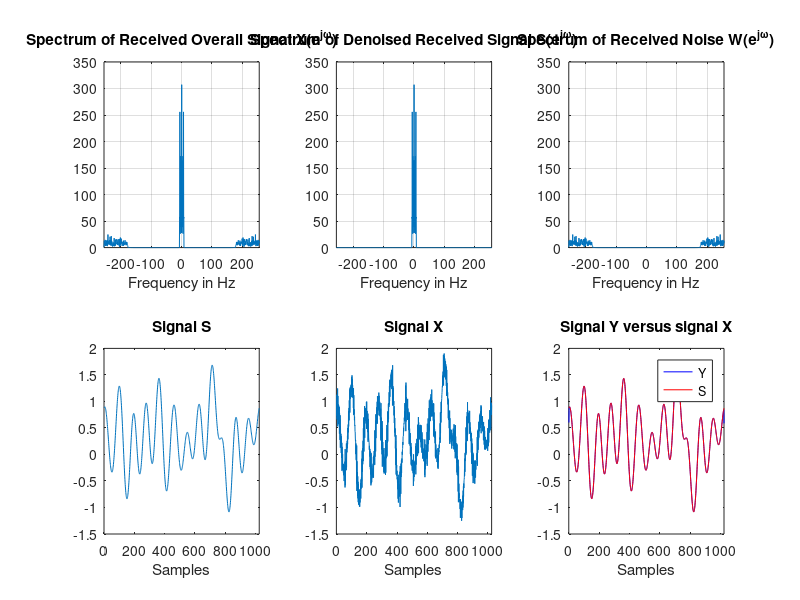
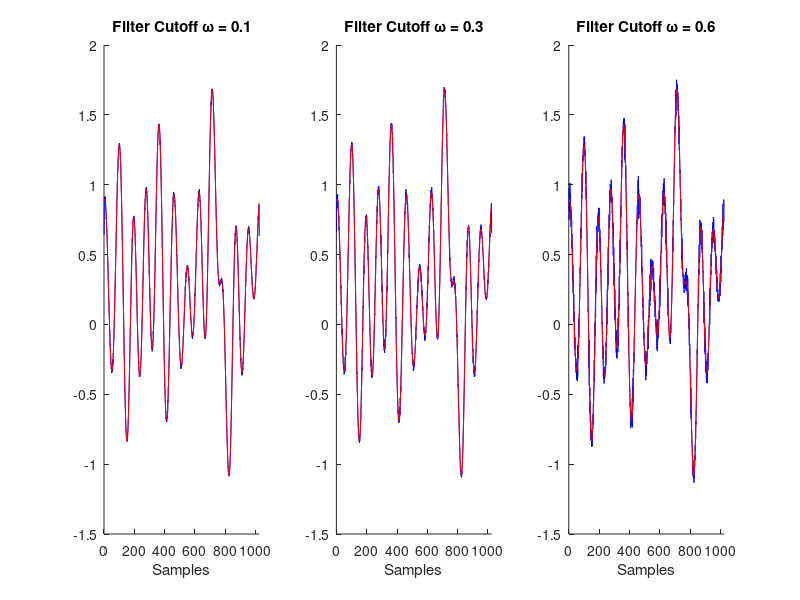

The MATLAB source for these figures, in order:
close;

h0 = 0.07319351212;
h1 = 0.25;
h2 = 0.35361297576;

a = [1];
b = [h0 h1 h2 h1 h0];
[H,w] = freqz(b,a,1024);
figure('name','Comparsion of Spectrums and Signals');
%plot(w,abs(H));

clear;
h0 = 0.07319351212;
h1 = 0.25;
h2 = 0.35361297576;

t = 0:1/512:(2-1/512);
t = t(:);
randn('state', 7)
a = 0.2*randn(7,1);
randn('state', 19)
b = 0.2*randn(7,1);
s = 0.3*ones(1024,1);
for i = 1:7,
 s1 = a(i)*sin(2*pi*i*t);
 s2 = b(i)*cos(2*pi*(i-0.5)*t);
 s = s + s1 + s2;
end 

randn('state',9); % sets a seed state for generating a random sequence
w0 = randn(1024,1); % generate 1024 Gaussian white random samples
mw = mean(w0); % evaluate its mean value
w0 = w0 - mw; % modify w0 to have a zero-mean
c = 0.3/sqrt((w0'*w0)/1024);
w0 = c*w0; % modify w0 to have a standard deviation = 0.3
h = fir1(250,0.7,'high'); % get a good highpass FIR filter with cutoff freq. = 0.7
w1 = conv(h,w0); % apply highpass filtering to the white noise sequence
w = w1(126:1149); % cut the filtered sequence to a right size
w = w(:); % make sure w[n] is a column vector 

x = s + w; 

%Fourier plot of x
subplot(2,3,1);
xf = fft(x); % perform FFT of signal x[n]
xf = fftshift(xf); % shift zero-frequency component to center of spectrum
f = -256:512/1023:256; % define an appropriate frequency axis for plotting
plot(f,abs(xf))
axis([-256 256 0 350])
grid
xlabel('Frequency in Hz')
title('Spectrum of Received Overall Signal X(e^{j\omega})') 

%Fourier plot of s
subplot(2,3,2);
sf = fft(s); % perform FFT of signal x[n]
sf = fftshift(sf); % shift zero-frequency component to center of spectrum
f = -256:512/1023:256; % define an appropriate frequency axis for plotting
plot(f,abs(sf))
axis([-256 256 0 350])
grid
xlabel('Frequency in Hz')
title('Spectrum of Denoised Received Signal S(e^{j\omega})') 

%Fourier plot of w
subplot(2,3,3);
wf = fft(w); % perform FFT of signal x[n]
wf = fftshift(wf); % shift zero-frequency component to center of spectrum
f = -256:512/1023:256; % define an appropriate frequency axis for plotting
plot(f,abs(wf))
axis([-256 256 0 350])
grid
xlabel('Frequency in Hz')
title('Spectrum of Received Noise W(e^{j\omega})') 

subplot(2,3,4);
plot(s);
xlabel('Samples')
title('Signal S') 
xlim([0 1024])

subplot(2,3,5);
plot(x)
xlabel('Samples')
title('Signal X') 
xlim([0 1024])

tapFilter = [h0 h1 h2 h1 h0];
y_raw = conv(x,tapFilter);
y_opt = y_raw(3:1026);

subplot(2,3,6);
plot(y_opt,'-b');
hold on
plot(s,'-r')
legend('Y','S')
xlabel('Samples')
title('Signal Y versus signal X')
xlim([0 1024])


errorAfter = 20*log(norm(s)/norm(y_opt-s))
errorBefore = 20*log(norm(s)/norm(x-s))

filterOne   = fir1(4,0.1);
filterTwo   = fir1(4,0.3);
filterThree = fir1(4,0.6);
y_raw1 = conv(x,filterOne);
y_raw2 = conv(x,filterTwo);
y_raw3 = conv(x,filterThree);
y_opt1 = y_raw1(3:1026);
y_opt2 = y_raw2(3:1026);
y_opt3 = y_raw3(3:1026);

figure('name','Comparsion of Signals with Varying Filter Cutoff Values');
subplot(1,3,1);
hold on;
plot(y_opt1,'-b');
plot(s,'-r')
xlabel('Samples')
title('Filter Cutoff \omega = 0.1') 
xlim([0 1024])

subplot(1,3,2);
hold on;
plot(y_opt2,'-b');
plot(s,'-r')
xlabel('Samples')
title('Filter Cutoff \omega = 0.3') 
xlim([0 1024])

subplot(1,3,3);
hold on;
plot(y_opt3,'-b');
plot(s,'-r')
xlabel('Samples')
title('Filter Cutoff \omega = 0.6') 
xlim([0 1024])

snrfilteromega1After = 20*log(norm(s)/norm(y_opt1-s))
snrfilteromega3After = 20*log(norm(s)/norm(y_opt2-s))
snrfilteromega6After = 20*log(norm(s)/norm(y_opt3-s))









